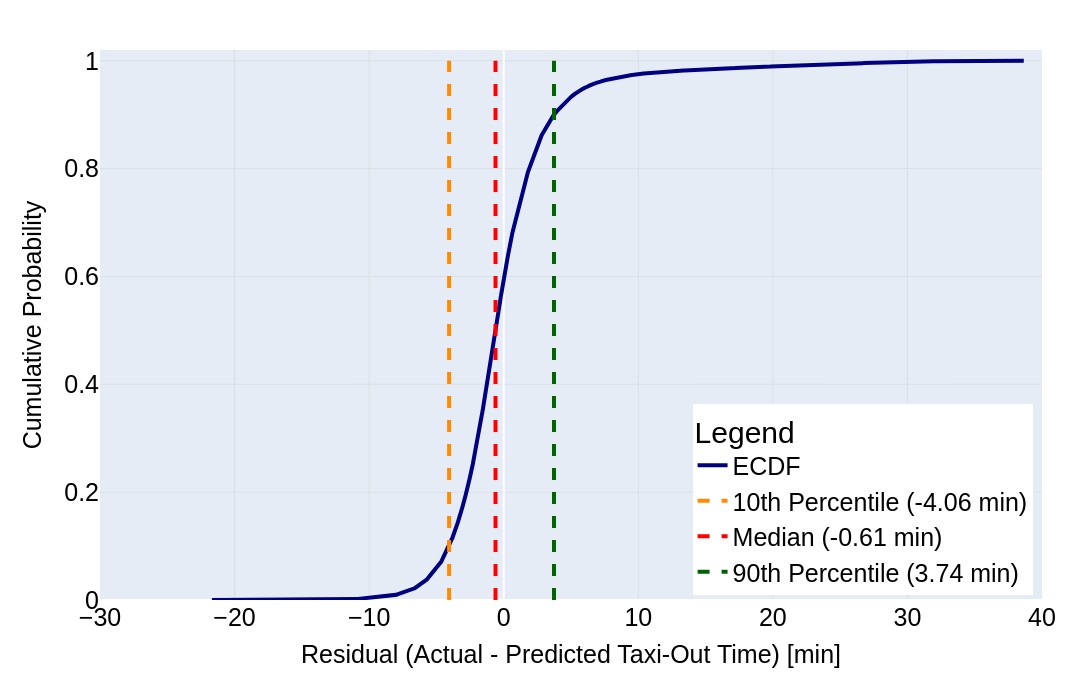

Write notebook code for a chart like this one.
### Markdown cell above
ECDF

### Code cell
# --- Parameters for fonts ---
font_family = "Arial"
font_colour = "black"

title_size = 35
axis_title_size = 25
axis_tick_size = 25
legend_title_size = 30
legend_font_size = 25

# Compute residuals
errors = y_true - y_pred

# ECDF
ecdf = ECDF(errors)

# Percentiles
q10, q50, q90 = np.percentile(errors, [10, 50, 90])

# Create figure
fig = go.Figure()

# ECDF curve
fig.add_trace(
    go.Scatter(
        x=ecdf.x,
        y=ecdf.y,
        mode="lines",
        name="ECDF",
        line=dict(
            width=4,
            color="navy"
        )
    )
)

# 10th percentile
fig.add_trace(
    go.Scatter(
        x=[q10, q10],
        y=[0, 1],
        mode="lines",
        name=f"10th Percentile ({q10:.2f} min)",
        line=dict(
            width=4,
            dash="dash",
            color="darkorange"
        ),
        showlegend=True
    )
)

# Median
fig.add_trace(
    go.Scatter(
        x=[q50, q50],
        y=[0, 1],
        mode="lines",
        name=f"Median ({q50:.2f} min)",
        line=dict(
            width=4,
            dash="dash",
            color="red"
        ),
        showlegend=True
    )
)

# 90th percentile
fig.add_trace(
    go.Scatter(
        x=[q90, q90],
        y=[0, 1],
        mode="lines",
        name=f"90th Percentile ({q90:.2f} min)",
        line=dict(
            width=4,
            dash="dash",
            color="darkgreen"
        ),
        showlegend=True
    )
)

# Layout styling
fig.update_layout(
    height=700,
    width=1500,
    margin=dict(t=50, b=100, l=100, r=50),

    title=None,

    font=dict(
        family=font_family,
        color=font_colour
    ),

    xaxis=dict(
        title="Residual (Actual - Predicted Taxi-Out Time) [min]",
        range=[-30, 40],
        fixedrange=True,
        title_font=dict(size=axis_title_size),
        tickfont=dict(size=axis_tick_size)
    ),

    yaxis=dict(
        title="Cumulative Probability",
        range=[0, 1.02],
        fixedrange=True,
        title_font=dict(size=axis_title_size),
        tickfont=dict(size=axis_tick_size)
    ),

    legend=dict(
        title="Legend",
        font=dict(size=legend_font_size),
        title_font=dict(size=legend_title_size),
        x=0.99,
        y=0.01,
        xanchor="right",
        yanchor="bottom"
    )
)

# Grid
fig.update_xaxes(
    showgrid=True,
    gridwidth=0.5,
    gridcolor="lightgrey"
)

fig.update_yaxes(
    showgrid=True,
    gridwidth=0.5,
    gridcolor="lightgrey"
)

fig.show()

fig.write_image("ECDF_Residuals.pdf")

### Figure 1 — Plotly figure (JSON) as saved in the notebook; plotly's stock layout.template omitted (floating-point values rounded to 4 significant figures; data arrays with more than 128 entries replaced by an {"elided": "..."} marker saying what was removed)
{"data": [{"line": {"color": "navy", "width": 4}, "mode": "lines", "name": "ECDF", "type": "scatter", "x": {"elided": "50867 float values"}, "y": {"elided": "50867 float values"}}, {"line": {"color": "darkorange", "dash": "dash", "width": 4}, "mode": "lines", "name": "10th Percentile (-4.06 min)", "showlegend": true, "type": "scatter", "x": [-4.059, -4.059], "y": [0, 1]}, {"line": {"color": "red", "dash": "dash", "width": 4}, "mode": "lines", "name": "Median (-0.61 min)", "showlegend": true, "type": "scatter", "x": [-0.6105, -0.6105], "y": [0, 1]}, {"line": {"color": "darkgreen", "dash": "dash", "width": 4}, "mode": "lines", "name": "90th Percentile (3.74 min)", "showlegend": true, "type": "scatter", "x": [3.738, 3.738], "y": [0, 1]}], "layout": {"font": {"color": "black", "family": "Arial"}, "height": 700, "legend": {"font": {"size": 25}, "title": {"font": {"size": 30}, "text": "Legend"}, "x": 0.99, "xanchor": "right", "y": 0.01, "yanchor": "bottom"}, "margin": {"b": 100, "l": 100, "r": 50, "t": 50}, "title": {}, "width": 1500, "xaxis": {"fixedrange": true, "gridcolor": "lightgrey", "gridwidth": 0.5, "range": [-30, 40], "showgrid": true, "tickfont": {"size": 25}, "title": {"font": {"size": 25}, "text": "Residual (Actual - Predicted Taxi-Out Time) [min]"}}, "yaxis": {"fixedrange": true, "gridcolor": "lightgrey", "gridwidth": 0.5, "range": [0, 1.02], "showgrid": true, "tickfont": {"size": 25}, "title": {"font": {"size": 25}, "text": "Cumulative Probability"}}}}
